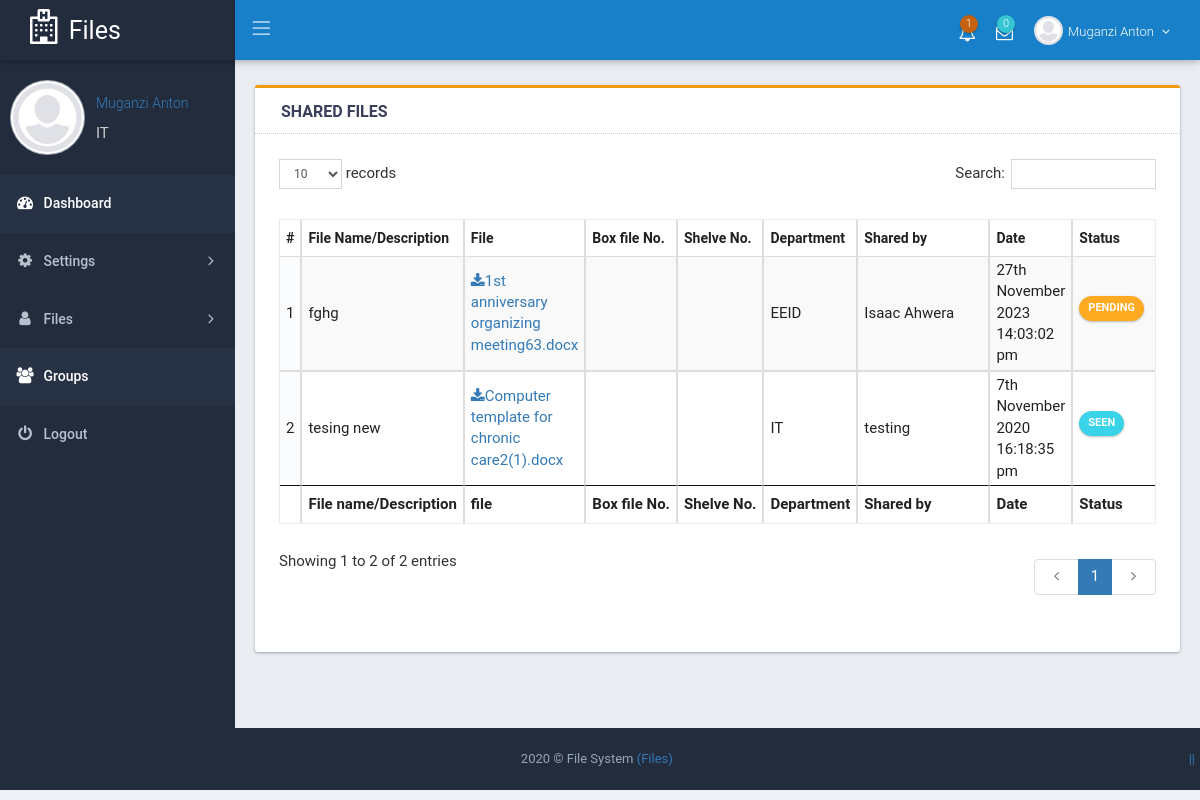
The page /index.php?page=shared_files (signed in) on the database its author committed.
### tables this page shows
CREATE TABLE IF NOT EXISTS `shared_files` (
  `Id` int(11) NOT NULL AUTO_INCREMENT,
  `Receiver_id` int(11) DEFAULT NULL,
  `Sender_id` int(11) DEFAULT NULL,
  `File_id` int(11) DEFAULT NULL,
  `Time` timestamp NULL DEFAULT current_timestamp() ON UPDATE current_timestamp(),
  `Status` int(11) DEFAULT 1,
  PRIMARY KEY (`Id`) USING BTREE
);

CREATE TABLE IF NOT EXISTS `file` (
  `file_id` int(11) NOT NULL AUTO_INCREMENT,
  `staff_id` int(11) DEFAULT NULL,
  `file_name` text DEFAULT NULL,
  `file` text DEFAULT NULL,
  `passcode` text DEFAULT NULL,
  `department_id` int(11) DEFAULT NULL,
  `status` int(11) DEFAULT 1,
  `Box_number` text DEFAULT NULL,
  `Shelve_number` text DEFAULT NULL,
  `Group_id` int(11) DEFAULT NULL,
  PRIMARY KEY (`file_id`)
);

### classes/DB.php (called while the page is built, shortened)
<?php
class DB {
    private static $_instance = null;
    private $_pdo,
            $_query,
            $_error = false,
            $_result,
            $_options,
            $_dropQuery,
            $_columnName,
            $_ipNumber = null,
            $_count = 0,
            $_ugxAmount,
            $_grade, $_comment;
    private function __construct() {
        try {
            $this->_pdo = new PDO('mysql:host=' . Config::get('mysql/host') . ';dbname=' . Config::get('mysql/db'), Config::get('mysql/username'), Config::get('mysql/password'));
        } catch (PDOException $exc) {
            die($exc->getMessage());
        }
    }
    public static function getInstance() {
        if (!isset(self::$_instance)) {
            self::$_instance = new DB();
        }
        return self::$_instance;
    }
    public function query($sql, $params = array()) {
        if ($this->_query = $this->_pdo->prepare($sql)) {
            if ($this->_query->execute()) {
                $this->_result = $this->_query->fetchAll(PDO::FETCH_OBJ);
                $this->_count = $this->_query->rowCount();
            } else {
                print_r($this->_query->errorInfo());
                $this->_error = true;
            }
        }
        return $this;
    }
    public function results() {
        return $this->_result;
    }
    public function count() {
        return $this->_count;
    }
    public function checkRows($sql) {
        $this->_query = $this->query($sql);
        if ($this->count() > 0) {
            return TRUE;
        } else {
            return FALSE;
        }
    }
    public function querySample($sql) {
        if ($this->_query = $this->_pdo->prepare($sql)) {
            if ($this->_query->execute()) {
                $this->_result = $this->_query->fetchAll(PDO::FETCH_OBJ);
                $this->_count = $this->_query->rowCount();
            } else {
                print_r($this->_query->errorInfo());
                $this->_error = true;
            }
        }
        return $this->_result;
    }
    public function displayTableColumnValue($sql, $tbl_col_name) {
        $this->_columnName = "";
        $this->_query = $this->query($sql);
        foreach ($this->_query->results() as $result) {
            $this->_columnName = $result->$tbl_col_name;
        }
        return $this->_columnName;
    }
}
?>

### core/init.php (called while the page is built, shortened)
<?php
spl_autoload_register(function($class) {
    if (file_exists('classes/' . $class . '.php')) {
        return TRUE;
    }
    return FALSE;
});
require_once 'functions/functions.php';
?>

### classes/Config.php (called while the page is built)
<?php
class Config{
    public static function get($path=null){
        if($path){
            $config=$GLOBALS['config'];
            $path =  explode('/', $path);
            foreach ($path as $bit)
            {
                if(isset($config[$bit]))
                {
                    $config=$config[$bit];
                }
            }
            return $config;
        }
        return false;
    }
}
?>

### functions/functions.php (called while the page is built, shortened)
    <?php
function english_date_time($date) {
    $create_date = date_create($date);
    $new_date = date_format($create_date, "jS F Y  H:i:s a");
    return $new_date;
}
?>

### pages/file/shared_files.php (the view, shortened to what this page needs)
<!DOCTYPE html>
<html lang="en">
    <head>
        <?php include_once 'includes/header_css.php'; ?>
    </head>
    <body class="page-header-fixed sidemenu-closed-hidelogo page-content-white page-md header-blue">
        <div class="page-wrapper">
            <?php include_once 'includes/header_menu.php'; ?>
            <div class="page-container">
                <?php
                include_once 'includes/side_menu.php';
                ?>
                <div class="page-content-wrapper">
                    <div class="page-content">
                        <div class="row">
                            <div  class="col-md-12">
                                <div class="card card-topline-yellow">
                                    <div class="card-head">
                                        <header>Shared files</header><span id="email_result" class="center"></span>
                                    </div>
                                    <div class="card-body " id="shared_files_id">
                                        <?php
                                        $queryfile = 'SELECT shared_files.Time,file.file_name,file.file,file.department_id,file.Box_number,file.Shelve_number,shared_files.Sender_id,shared_files.Id,shared_files.Status FROM file,shared_files WHERE file.file_id=shared_files.File_id and shared_files.Receiver_id="' . $recz_id . '" and  file.status=1  ORDER BY shared_files.Status desc';
                                        if (DB::getInstance()->checkRows($queryfile)) {
                                            ?>
                                            <table id="example1" class="table table-bordered table-striped">
                                                <thead>
                                                    <tr>
                                                        <th style="width: 1%;">#</th>
                                                        <th >File Name/Description</th>
                                                        <th >File</th>
                                                        <th >Box file No.</th>
                                                        <th >Shelve No.</th>
                                                        <th >Department</th>
                                                        <th >Shared by</th>
                                                        <th >Date</th>
                                                        <th >Status</th>
                                                    </tr>
                                                </thead>
                                                <tbody>
                                                    <?php
                                                    $data_got = DB::getInstance()->querySample($queryfile);
                                                    $no = 1;
                                                    foreach ($data_got as $file) {
                                                        ?>
                                                        <tr>
                                                            <td style="width: 1%;"><?php echo $no; ?></td>
                                                            <td><?php echo $file->file_name; ?></td>
                                                            <td><a href="uploaded_files/<?php echo $file->file; ?>" onclick="downloadedfile('<?php echo $file->Id; ?>');" target="_blank"><span class="fa fa-download"></span><?php echo $file->file; ?></a></td>
                                                            <td><?php echo $file->Box_number; ?></td>
                                                            <td><?php echo $file->Shelve_number; ?></td>
                                                            <td><?php echo DB::getInstance()->displayTableColumnValue("select department_name from department where id='$file->department_id' ", "department_name"); ?></td>
                                                            <td style="width: 20%;">
                                                                <?php echo DB::getInstance()->displayTableColumnValue("select name from staff where staff_id='$file->Sender_id' ", "name"); ?>
                                                            </td>
                                                            <td><?php echo english_date_time($file->Time); ?></td>
                                                            <td><?php echo ($file->Status == 1) ? "<span class='btn btn-circle btn-warning btn-xs'>Pending</span>" : "<span class='btn btn-circle btn-info btn-xs'>Seen</span>"; ?></td>
                                                        </tr>
                                                        <?php
                                                        $no++;
                                                    }
                                                    ?>
                                                </tbody>
                                                <tfoot>
                                                    <tr>
                                                        <th></th>
                                                        <th>File name/Description</th>
                                                        <th>file</th>
                                                        <th >Box file No.</th>
                                                        <th >Shelve No.</th>
                                                        <th>Department</th>
                                                        <th>Shared by</th>
                                                        <th >Date</th>
                                                        <th>Status</th>
                                                    </tr>
                                                </tfoot>
                                            </table>
                                            <?php
                                        } else {
                                            echo '<div class="alert alert-danger">No shared file yet</div>';
                                        }
                                        ?>
                                    </div>
                                </div>
                            </div>
                        </div>
                    </div>
                </div>
            </div>
            <?php include_once 'includes/footer.php'; ?>
        </div>
    </body>
</html>

### css/style.css (style rules this page uses)
* { -webkit-box-sizing: border-box; -moz-box-sizing: border-box; box-sizing: border-box; }
.fa { display: inline-block; font: normal normal normal 14px/1 FontAwesome; font-size: inherit; -webkit-font-smoothing: antialiased; -moz-osx-font-smoothing: grayscale; transform: translate(0, 0); }

### css/responsive.css (style rules this page uses)
@media (min-width:992px) { .page-content-wrapper { float: left; width: 100% } }
@media (min-width:992px) { .page-content-wrapper .page-content { margin-left: 235px; margin-top: 0; min-height: 600px; padding: 25px 20px 10px } }

### rows shown on the page
shared_files: File.file_name "fghg", File.file "1st anniversary organizing meeting63.docx", department_id "EEID", Sender_id "Isaac Ahwera", Time "27th November 2023 14:03:02 pm", Status "PENDING"
shared_files: File.file_name "tesing new", File.file "Computer template for chronic care2(1).docx", department_id "IT", Sender_id "testing", Time "7th November 2020 16:18:35 pm", Status "SEEN"

### other values the page prints
$HOSPITAL_NAME_ABREV "Files"
$_SESSION['staff_names'] "Muganzi Anton"
$company_name "File System"
